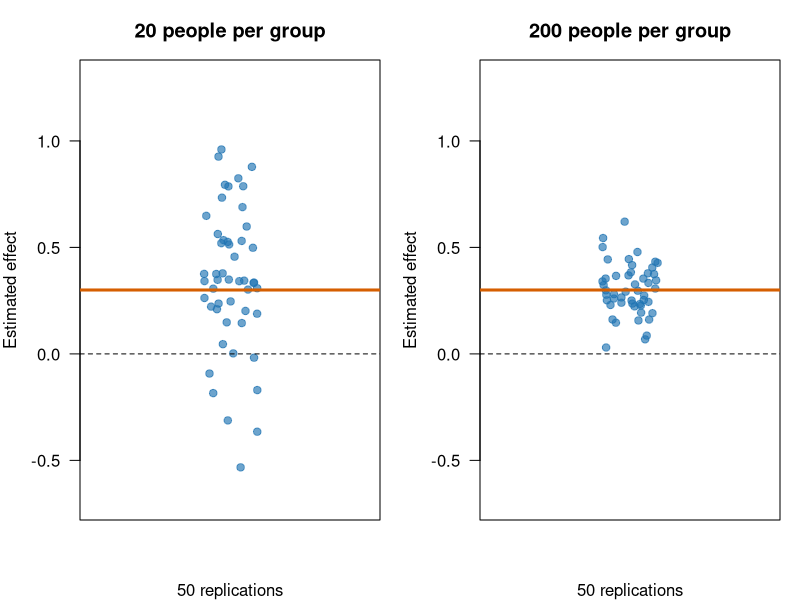
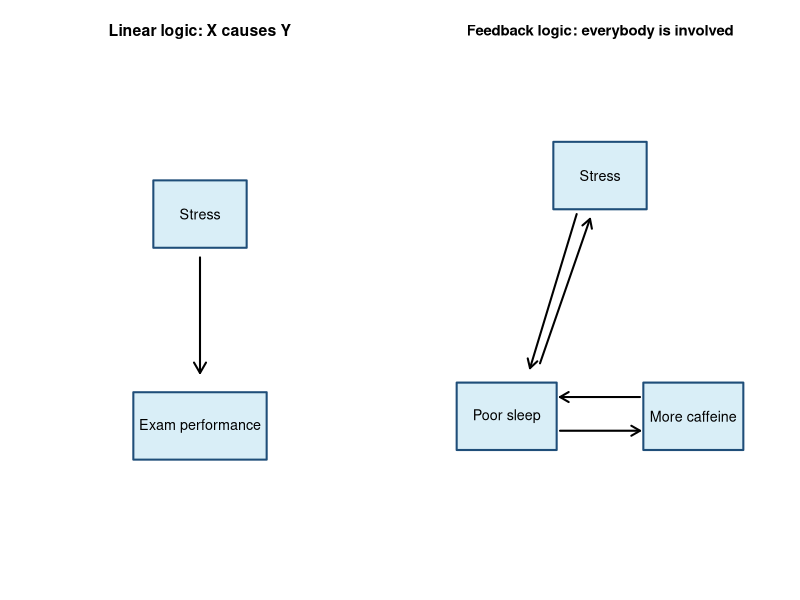
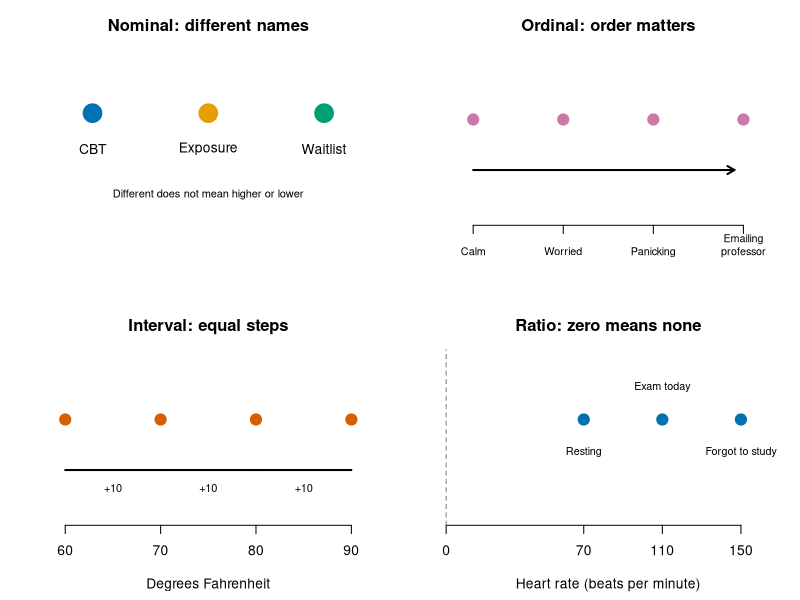

R code for these plots, in order:
## ---- chunk 1
knitr::opts_chunk$set(
  echo = FALSE,
  message = FALSE,
  warning = FALSE,
  fig.align = "center",
  fig.width = 7,
  fig.height = 4.2
)
## ---- chunk 2
#| fig-cap: "A real effect can produce wildly different estimates in small studies. Each point is one simulated replication; the orange line is the true effect."
set.seed(343)

simulate_differences <- function(n_per_group, repetitions = 50, true_effect = 0.30) {
  replicate(repetitions, {
    control <- rnorm(n_per_group, mean = 0, sd = 1)
    treatment <- rnorm(n_per_group, mean = true_effect, sd = 1)
    mean(treatment) - mean(control)
  })
}

small_sample <- simulate_differences(20)
large_sample <- simulate_differences(200)

par(mfrow = c(1, 2), mar = c(4, 4, 3, 1), las = 1)

stripchart(small_sample,
  method = "jitter", vertical = TRUE, pch = 19,
  col = rgb(0.12, 0.45, 0.70, 0.65),
  ylim = c(-0.7, 1.3), ylab = "Estimated effect",
  main = "20 people per group", xlab = "50 replications"
)
abline(h = 0.30, col = "#D55E00", lwd = 3)
abline(h = 0, lty = 2)

stripchart(large_sample,
  method = "jitter", vertical = TRUE, pch = 19,
  col = rgb(0.12, 0.45, 0.70, 0.65),
  ylim = c(-0.7, 1.3), ylab = "Estimated effect",
  main = "200 people per group", xlab = "50 replications"
)
abline(h = 0.30, col = "#D55E00", lwd = 3)
abline(h = 0, lty = 2)
## ---- chunk 3
#| fig-cap: "Linear causal logic gives us a direction. Feedback logic gives us a small committee of variables making one another worse."
#| fig-width: 8.5
#| fig-height: 4.5
draw_box <- function(x, y, label, width = 0.28, height = 0.14, color = "#D9EEF7") {
  rect(x - width / 2, y - height / 2, x + width / 2, y + height / 2,
       col = color, border = "#1F4E79", lwd = 2)
  text(x, y, label, cex = 0.86)
}

par(mfrow = c(1, 2), mar = c(1, 1, 3, 1))

plot.new()
plot.window(xlim = c(0, 1), ylim = c(0, 1))
title("Linear logic: X causes Y", cex.main = 0.95)
draw_box(0.50, 0.72, "Stress")
draw_box(0.50, 0.28, "Exam performance", width = 0.40)
arrows(0.50, 0.63, 0.50, 0.39, length = 0.12, lwd = 2)

plot.new()
plot.window(xlim = c(0, 1), ylim = c(0, 1))
title("Feedback logic: everybody is involved", cex.main = 0.90)
draw_box(0.50, 0.80, "Stress")
draw_box(0.22, 0.30, "Poor sleep", width = 0.30)
draw_box(0.78, 0.30, "More caffeine", width = 0.30)
arrows(0.43, 0.72, 0.29, 0.40, length = 0.10, lwd = 2)
arrows(0.32, 0.41, 0.47, 0.71, length = 0.10, lwd = 2)
arrows(0.38, 0.27, 0.62, 0.27, length = 0.10, lwd = 2)
arrows(0.62, 0.34, 0.38, 0.34, length = 0.10, lwd = 2)
## ---- chunk 4
#| fig-cap: "Four scales of measurement. The pictures are simple; the assumptions hiding underneath them are not."
par(mfrow = c(2, 2), mar = c(4.5, 2, 3, 1), las = 1)

# Nominal
plot(c(1, 2, 3), rep(1, 3), type = "n", axes = FALSE,
     xlim = c(0.6, 3.4), ylim = c(0.35, 1.35),
     xlab = "", ylab = "", main = "Nominal: different names")
points(c(1, 2, 3), rep(1, 3), pch = 19, cex = 3,
       col = c("#0072B2", "#E69F00", "#009E73"))
text(c(1, 2, 3), rep(0.78, 3), c("CBT", "Exposure", "Waitlist"))
text(2, 0.50, "Different does not mean higher or lower", cex = 0.80)

# Ordinal
plot(1:4, rep(1, 4), type = "n", axes = FALSE,
     xlim = c(0.7, 4.3), ylim = c(0.45, 1.35),
     xlab = "", ylab = "", main = "Ordinal: order matters")
axis(1, at = 1:4, labels = c("Calm", "Worried", "Panicking", "Emailing\nprofessor"), cex.axis = 0.78)
points(1:4, rep(1, 4), pch = 19, cex = 1.8, col = "#CC79A7")
arrows(1, 0.72, 3.9, 0.72, length = 0.08, lwd = 2)

# Interval
temps <- c(60, 70, 80, 90)
plot(temps, rep(1, 4), type = "n", axes = FALSE,
     xlim = c(58, 92), ylim = c(0.45, 1.35),
     xlab = "Degrees Fahrenheit", ylab = "", main = "Interval: equal steps")
axis(1, at = temps)
points(temps, rep(1, 4), pch = 19, cex = 1.8, col = "#D55E00")
segments(temps[-4], 0.72, temps[-1], 0.72, lwd = 2)
text(c(65, 75, 85), 0.62, "+10", cex = 0.8)

# Ratio
heart_rate <- c(70, 110, 150)
plot(heart_rate, rep(1, 3), type = "n", xlim = c(0, 165), axes = FALSE,
     ylim = c(0.45, 1.35), xlab = "Heart rate (beats per minute)",
     ylab = "", main = "Ratio: zero means none")
axis(1, at = c(0, heart_rate))
abline(v = 0, lty = 2, col = "gray50")
points(heart_rate, rep(1, 3), pch = 19, cex = 1.8, col = "#0072B2")
text(heart_rate, c(0.82, 1.18, 0.82),
     c("Resting", "Exam today", "Forgot to study"), cex = 0.78)
